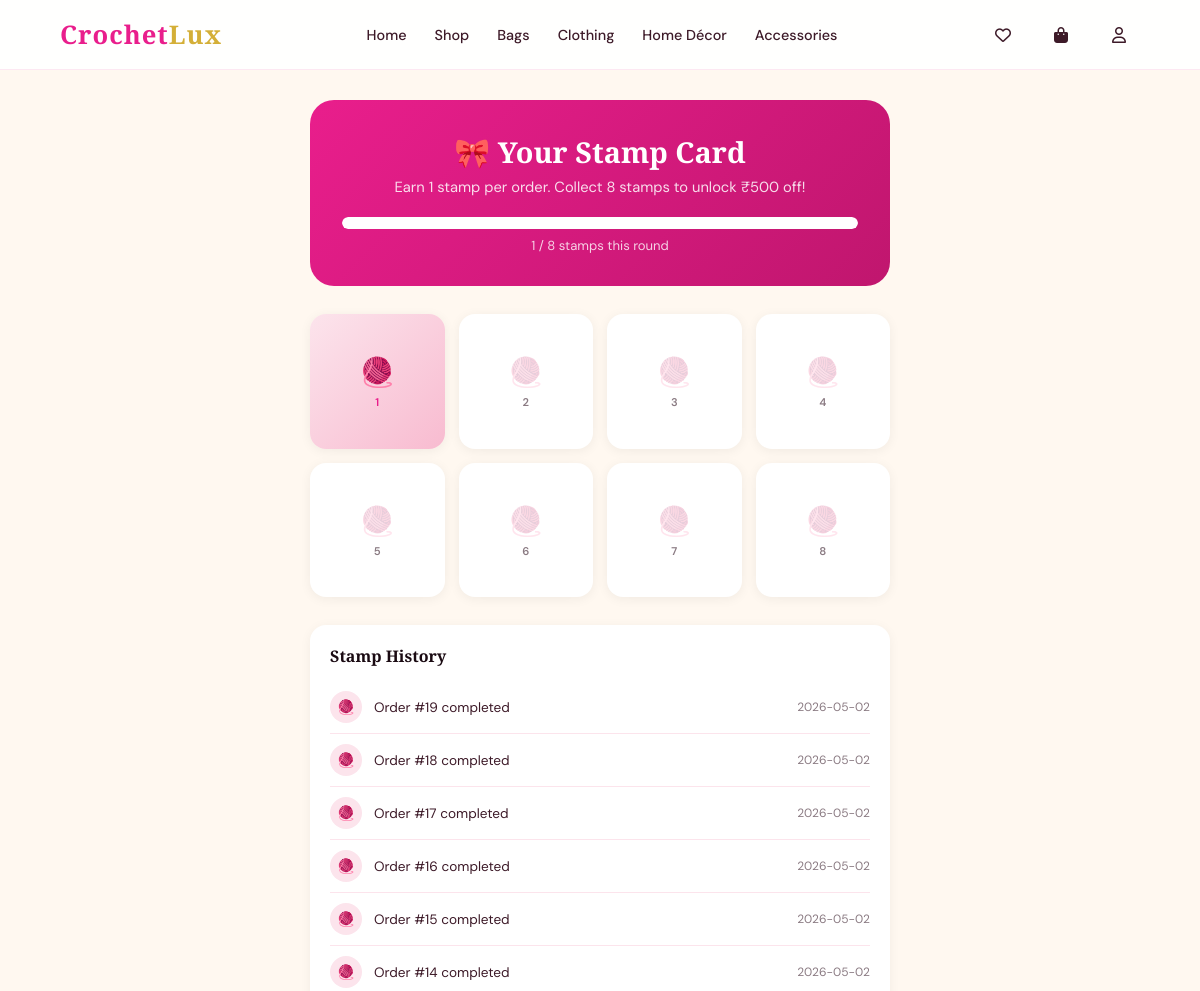
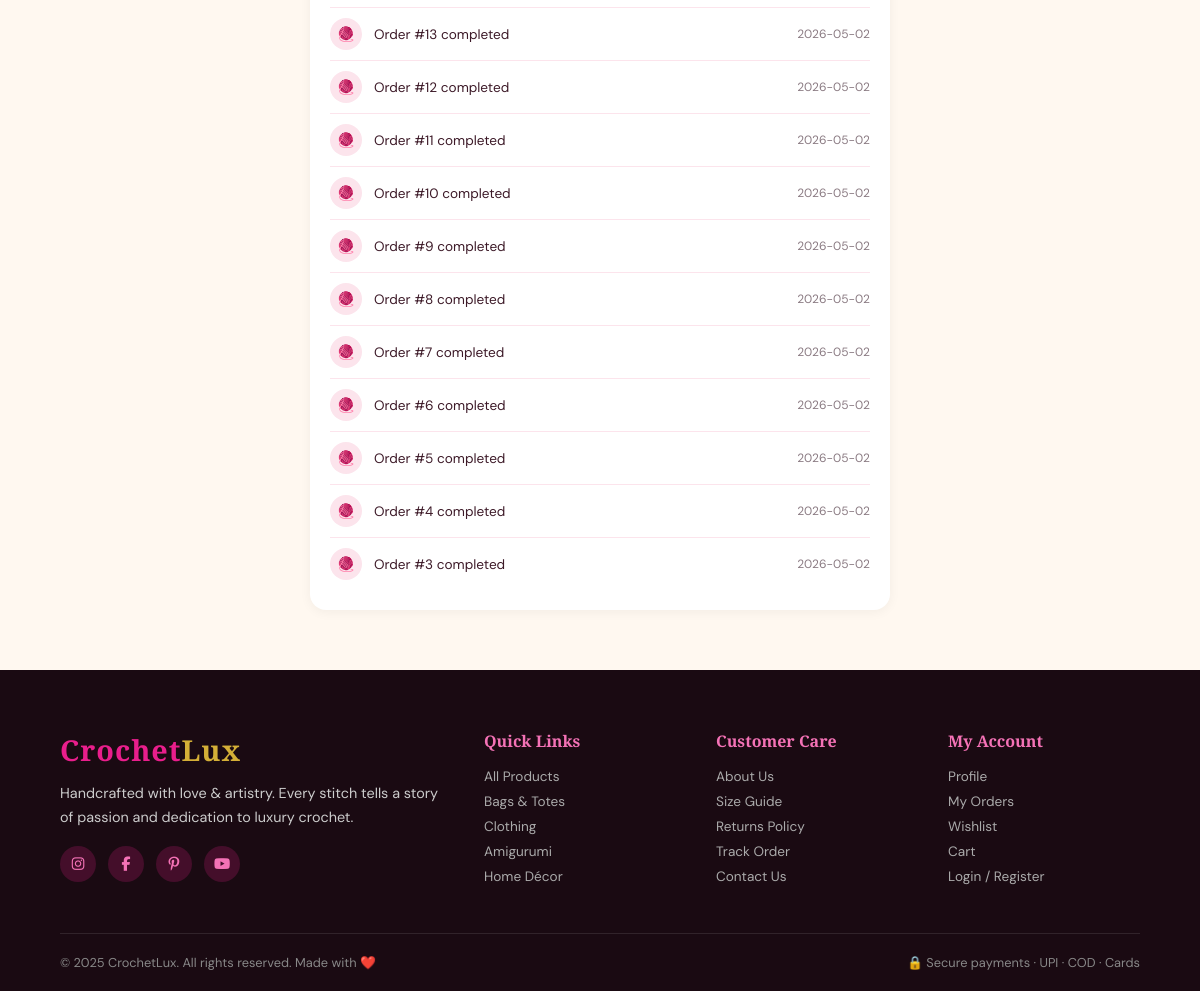
Screenshot of /stamp-card (signed in) with the database file from the repository (2 pictures, top to bottom).
### tables this page shows
CREATE TABLE stamp_history (
            id INTEGER PRIMARY KEY AUTOINCREMENT,
            user_id INTEGER,
            order_id INTEGER,
            type TEXT DEFAULT "stamp",
            description TEXT,
            created_at TIMESTAMP DEFAULT CURRENT_TIMESTAMP,
            FOREIGN KEY(user_id) REFERENCES users(id)
        );

### app.py (the view)
@app.route('/stamp-card')
@login_required
def stamp_card():
    db   = get_db()
    card = db.execute("SELECT * FROM stamp_cards WHERE user_id=?",
                      (session['user_id'],)).fetchone()
    if not card:
        db.execute("INSERT INTO stamp_cards(user_id,total_stamps) VALUES(?,0)",
                   (session['user_id'],))
        db.commit()
        card = db.execute("SELECT * FROM stamp_cards WHERE user_id=?",
                          (session['user_id'],)).fetchone()
    history = db.execute(
        "SELECT * FROM stamp_history WHERE user_id=? ORDER BY created_at DESC LIMIT 20",
        (session['user_id'],)).fetchall()
    db.close()
    stamps      = card['total_stamps']
    current     = stamps % 8
    has_reward  = (stamps > 0 and current == 0 and
                   card['coupon_code'] and not card['coupon_used'])
    stamp_data  = {
        'stamps':        stamps,
        'total_stamps':  stamps,
        'current':       current,
        'has_reward':    has_reward,
        'coupon_code':   card['coupon_code']   or '',
        'coupon_expiry': card['coupon_expiry'] or '',
        'pct':           int(current / 8 * 100),
    }
    return render_template('stamp_card.html', stamp_card=stamp_data,
                           history=history, cart_count=get_cart_count())

### app.py (called while the page is built)
def get_db():
    db = sqlite3.connect('crochet.db')
    db.row_factory = sqlite3.Row
    return db

def get_cart_count():
    if not session.get('user_id'): return 0
    db = get_db()
    c  = db.execute("SELECT SUM(quantity) FROM cart WHERE user_id=?",
                    (session['user_id'],)).fetchone()[0]
    db.close()
    return c or 0

def login_required(f):
    @wraps(f)
    def dec(*a, **kw):
        if 'user_id' not in session:
            flash('Please login first', 'error')
            return redirect(url_for('login'))
        return f(*a, **kw)
    return dec

### templates/stamp_card.html (shortened to what this page needs)
{% extends 'base.html' %}
{% block content %}
<div class="stamp-wrapper">
  <div class="stamp-hero">
    <h2>🎀 Your Stamp Card</h2>
    <p>Earn 1 stamp per order. Collect 8 stamps to unlock ₹500 off!</p>
    <div class="stamp-progress">
      <div class="stamp-progress-bar" style="width: stamp_cardpct "></div>
    </div>
    <div class="stamp-progress-label">{{ stamp_card.current }} / 8 stamps this round</div>
  </div>
  <div class="stamp-grid">
    {% for i in range(1, 9) %}
    <div class="stamp-slot {% if i <= stamp_card.current %}filled{% else %}empty{% endif %}">
      <div class="stamp-icon">🧶</div>
      <div class="stamp-num">{{ i }}</div>
    </div>
    {% endfor %}
  </div>
  <div class="history-card">
    <h3>Stamp History</h3>
    {% if history %}
      {% for h in history %}
      <div class="history-item">
        <div class="history-dot
          {% if h['type'] == 'stamp' %}dot-stamp
          {% elif h['type'] == 'redeemed' %}dot-redeemed
          {% else %}dot-reward{% endif %}">
          {% if h['type'] == 'stamp' %}🧶
          {% elif h['type'] == 'redeemed' %}🎟️
          {% else %}🎁{% endif %}
        </div>
        <div class="history-desc">{{ h['description'] }}</div>
        <div class="history-date">{{ h['created_at'][:10] }}</div>
      </div>
      {% endfor %}
    {% else %}
      <p style="color:var(--gray);font-size:.85rem">No history yet. Place your first order to earn a stamp! 🧶</p>
    {% endif %}
  </div>
</div>
{% endblock %}

### templates/base.html (style rules this page uses)
:root { --pink:#E91E8C; --pink-light:#f472b6; --pink-pale:#fff0f7; --pink-deep:#c0166e; --cream:#FFF8F0; --cream2:#fce4ec; --gold:#d4af37; --dark:#1a0a12; --text:#3d1a28; --gray:#8a7a82; --white:#ffffff; --radius:16px; --shadow:0 8px 40px rgba(233,30,140,0.15); --shadow2:0 20px 60px rgba(233,30,140,0.25); }
* { margin:0;padding:0;box-sizing:border-box }
html { scroll-behavior:smooth }
body { font-family:'DM Sans',sans-serif;background:var(--cream);color:var(--text);overflow-x:hidden }

### templates/stamp_card.html (style rules this page uses)
.stamp-wrapper { padding:100px 5% 60px;max-width:700px;margin:0 auto }
.stamp-hero { background:linear-gradient(135deg,var(--pink),var(--pink-deep));border-radius:24px;padding:32px;color:#fff;text-align:center;margin-bottom:28px }
.stamp-hero h2 { font-family:'Playfair Display',serif;font-size:1.8rem;margin-bottom:6px }
.stamp-hero p { opacity:.85;font-size:.92rem }
.stamp-progress { background:rgba(255,255,255,.15);border-radius:50px;height:12px;margin:20px 0 8px;overflow:hidden }
.stamp-progress-bar { background:#fff;height:100%;border-radius:50px;transition:.6s }
.stamp-progress-label { font-size:.82rem;opacity:.8 }
.stamp-grid { display:grid;grid-template-columns:repeat(4,1fr);gap:14px;margin-bottom:28px }
.stamp-slot { background:#fff;border-radius:16px;aspect-ratio:1;display:flex;flex-direction:column;align-items:center;justify-content:center;box-shadow:0 2px 12px rgba(0,0,0,.06);font-size:1.8rem;transition:.3s }
.stamp-slot.filled { background:linear-gradient(135deg,#fce4ec,#f8bbd0) }
.stamp-slot.filled .stamp-num { color:var(--pink) }
.stamp-slot.empty .stamp-icon { opacity:.2 }
.stamp-num { font-size:.7rem;font-weight:600;color:var(--gray);margin-top:4px }
.history-card { background:#fff;border-radius:16px;padding:20px;box-shadow:0 2px 12px rgba(0,0,0,.05) }
.history-card h3 { font-family:'Playfair Display',serif;font-size:1rem;margin-bottom:14px;color:var(--dark) }
.history-item { display:flex;align-items:center;gap:12px;padding:10px 0;border-bottom:1px solid var(--cream2);font-size:.85rem }
.history-item:last-child { border-bottom:none }
.history-dot { width:32px;height:32px;border-radius:50%;display:flex;align-items:center;justify-content:center;font-size:.9rem;flex-shrink:0 }
.dot-stamp { background:#fce4ec }
.history-desc { flex:1;color:var(--text) }
.history-date { color:var(--gray);font-size:.75rem }

### rows the page displays
stamp_history: description "Order #19 completed", created_at "2026-05-02"
stamp_history: description "Order #18 completed", created_at "2026-05-02"
stamp_history: description "Order #17 completed", created_at "2026-05-02"
stamp_history: description "Order #16 completed", created_at "2026-05-02"
stamp_history: description "Order #15 completed", created_at "2026-05-02"
stamp_history: description "Order #14 completed", created_at "2026-05-02"
stamp_history: description "Order #13 completed", created_at "2026-05-02"
stamp_history: description "Order #12 completed", created_at "2026-05-02"
stamp_history: description "Order #11 completed", created_at "2026-05-02"
stamp_history: description "Order #10 completed", created_at "2026-05-02"
stamp_history: description "Order #9 completed", created_at "2026-05-02"
stamp_history: description "Order #8 completed", created_at "2026-05-02"
stamp_history: description "Order #7 completed", created_at "2026-05-02"
stamp_history: description "Order #6 completed", created_at "2026-05-02"
stamp_history: description "Order #5 completed", created_at "2026-05-02"
stamp_history: description "Order #4 completed", created_at "2026-05-02"
stamp_history: description "Order #3 completed", created_at "2026-05-02"

### other values shown
{{ stamp_card.current }} "1"
{{ i }} "1" "2" "3" "4" "5" "6" "7" "8"
